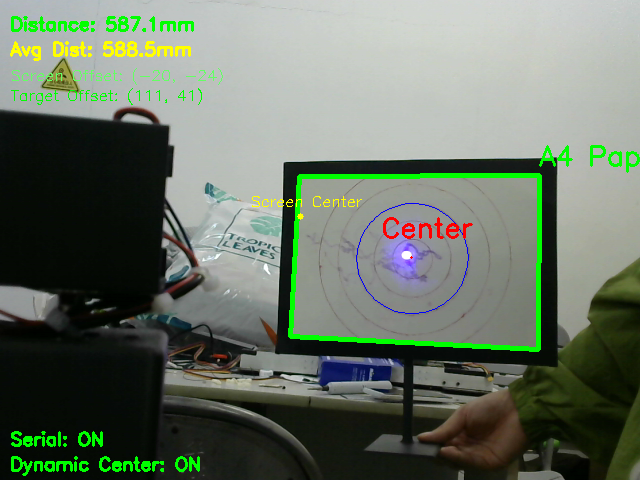
#> input picture Simplified A4 Paper Tracking System_sceenshot_01.08.2025.png, 640 x 480 px; its folder holds only this picture in this run
$ python -i a4_detector.py   (imports and definitions only)
#> lines starting #> are read from the running program, lines starting #| are printed output that depends on the picture; after the words box and inside, x2 and y2 are one past the last pixel; in counts of white or black regions, pixels touching at a corner belong together
### dynamic_config.py
# 动态配置系统 - 支持运行时修改参数

import json
import os
from typing import Dict, Any, Optional

class DynamicConfig:
    """动态配置管理器 - 支持运行时修改和持久化"""

    def __init__(self, config_file: Optional[str] = None):
        self.config_file = config_file or "runtime_config.json"
        self._config = {}
        self._load_default_config()
        self._load_from_file()

    def _load_default_config(self):
        """加载默认配置"""
        self._config = {
            # A4纸的实际尺寸
            "A4_WIDTH_MM": 210.0,
            "A4_HEIGHT_MM": 297.0,

            # 检测参数
            "MEAN_INNER_VAL": 100,
            "MEAN_BORDER_VAL": 80,

            # 摄像头校准参数
            "CAMERA_PARAMS": {
                "focal_length_mm": 2.8,
                "sensor_width_mm": 5.37,
                "sensor_height_mm": 4.04,
                "calibration_factor": 2.0776785714285713
            },

            # 串口配置
            "ENABLE_SERIAL": True,
            "SERIAL_PORT": '/dev/serial/by-id/usb-ATK_ATK-HSWL-CMSIS-DAP_ATK-ABE25C13-if00',
            "SERIAL_BAUDRATE": 115200,

            # HMI串口配置
            "ENABLE_HMI": True,
            "HMI_PORT": '/dev/serial/by-id/usb-Arm_DAPLink_CMSIS-DAP_92B9DE0CD4FB882B9F36658BA81DFF1B-if01',
            "HMI_BAUDRATE": 115200,

            # 显示控制配置
            "ENABLE_DISPLAY": True,

            # 跟踪参数
            "ALIGNMENT_THRESHOLD": 6,
            "TRACK_COUNT_THRESHOLD": 4,

            # 距离计算参数
            "MAX_DISTANCE_HISTORY": 5,
            "MIN_DISTANCE_MM": 500,
            "MAX_DISTANCE_MM": 1500,

            # 圆形绘制参数
            "CIRCLE_RADIUS_CM": 6.0,
            "PHYSICAL_WIDTH_CM": 26.0,
            "PHYSICAL_HEIGHT_CM": 18.0,

            # 图像处理参数
            "CLAHE_CLIP_LIMIT": 2.0,
            "CLAHE_TILE_GRID_SIZE": [8, 8],
            "GAUSSIAN_BLUR_KERNEL": [5, 5],
            "ADAPTIVE_THRESH_BLOCK_SIZE": 11,
            "ADAPTIVE_THRESH_C": 2,
            "CONTOUR_AREA_THRESHOLD": 1000,
            "APPROX_EPSILON_FACTOR": 0.02,

            # 形态学操作参数
            "MORPHOLOGY_KERNEL_SIZE": [10, 10],

            # 屏幕中心偏移校准点
            "CALIBRATION_POINTS": [
                [600, -3, 0],
                [1000, 12, -3],
                [1300, 19, -5]
            ]
        }

    def _load_from_file(self):
        """从文件加载配置"""
        if os.path.exists(self.config_file):
            try:
                with open(self.config_file, 'r', encoding='utf-8') as f:
#> (reads runtime_config.json from the repository)
#> further down, picture is the input picture: shape (480, 640, 3); mean B, G, R 101.1, 115.4, 104.7
                    file_config = json.load(f)
                    self._config.update(file_config)
                print(f"已从 {self.config_file} 加载配置")
            except Exception as e:
                print(f"加载配置文件失败: {e}")

    # [8 lines left out: function save_to_file, not called in this run]

    def get(self, key: str, default=None):
        """获取配置值"""
        return self._config.get(key, default)

    def set(self, key: str, value: Any):
        """设置配置值"""
        self._config[key] = value

    def update(self, config_dict: Dict[str, Any]):
        """批量更新配置"""
        self._config.update(config_dict)

    def get_all(self) -> Dict[str, Any]:
        """获取所有配置"""
        return self._config.copy()

    def reset_to_default(self):
        """重置为默认配置"""
        self._load_default_config()

    # 便捷属性访问
    @property
    def MEAN_INNER_VAL(self):
        return self.get("MEAN_INNER_VAL")

    @MEAN_INNER_VAL.setter
    def MEAN_INNER_VAL(self, value):
        self.set("MEAN_INNER_VAL", value)

    @property
    def MEAN_BORDER_VAL(self):
        return self.get("MEAN_BORDER_VAL")

    @MEAN_BORDER_VAL.setter
    def MEAN_BORDER_VAL(self, value):
        self.set("MEAN_BORDER_VAL", value)

    @property
    def CAMERA_PARAMS(self):
        return self.get("CAMERA_PARAMS")

    @CAMERA_PARAMS.setter
    def CAMERA_PARAMS(self, value):
        self.set("CAMERA_PARAMS", value)

    @property
    def ALIGNMENT_THRESHOLD(self):
        return self.get("ALIGNMENT_THRESHOLD")

    @ALIGNMENT_THRESHOLD.setter
    def ALIGNMENT_THRESHOLD(self, value):
        self.set("ALIGNMENT_THRESHOLD", value)

    @property
    def TRACK_COUNT_THRESHOLD(self):
        return self.get("TRACK_COUNT_THRESHOLD")

    @TRACK_COUNT_THRESHOLD.setter
    def TRACK_COUNT_THRESHOLD(self, value):
        self.set("TRACK_COUNT_THRESHOLD", value)

    @property
    def CALIBRATION_POINTS(self):
        return self.get("CALIBRATION_POINTS")

    @CALIBRATION_POINTS.setter
    def CALIBRATION_POINTS(self, value):
        self.set("CALIBRATION_POINTS", value)

    # 添加更多属性...
    def __getattr__(self, name):
        """动态属性访问"""
        if name in self._config:
            return self._config[name]
        raise AttributeError(f"'{self.__class__.__name__}' object has no attribute '{name}'")

    def __setattr__(self, name, value):
        """动态属性设置"""
        if name.startswith('_') or name in ['config_file']:
            super().__setattr__(name, value)
        else:
            if hasattr(self, '_config'):
                self._config[name] = value
            else:
                super().__setattr__(name, value)

# 全局配置实例
config = DynamicConfig()

# 为了向后兼容，导出所有配置变量
def _update_globals():
    """更新全局变量以保持向后兼容性"""
    globals().update(config.get_all())

_update_globals()

# 提供更新全局变量的函数
def refresh_globals():
    """刷新全局变量（在配置更改后调用）"""
    _update_globals()

### a4_detector.py
import cv2
import numpy as np
import time
from dynamic_config import config

# [10 lines left out: function order_points, not called in this run]

class A4PaperDetector:
    """A4纸检测器"""

    def __init__(self):
        self.last_dx = 100
        self.last_dy = 100
        self.is_tracking = False
        self.track_cnt = 0

    def detect_a4_paper(self, frame):
        """检测A4纸轮廓"""
        gray = cv2.cvtColor(frame, cv2.COLOR_BGR2GRAY)
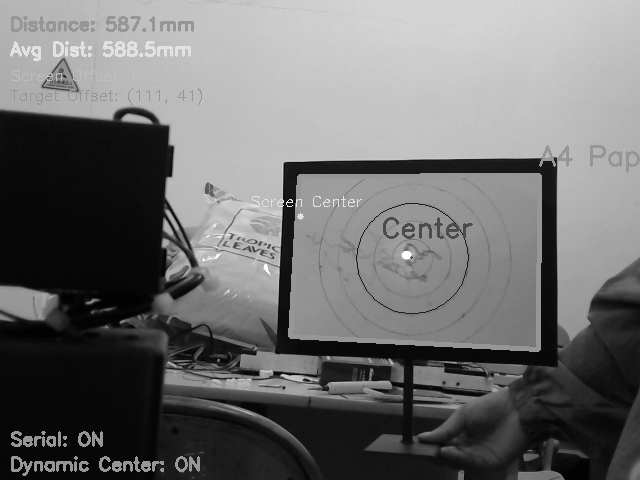
#> gray: shape (480, 640); min 1, max 255, mean 110.6

        # 自适应直方图均衡化
        clahe = cv2.createCLAHE(clipLimit=config.CLAHE_CLIP_LIMIT, tileGridSize=config.CLAHE_TILE_GRID_SIZE)
        gray = clahe.apply(gray)
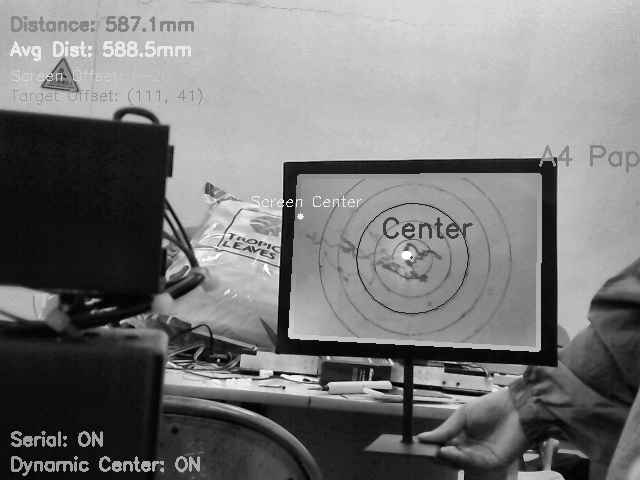
#> gray: shape (480, 640); min 1, max 255, mean 120

        # 高斯模糊
        blurred = cv2.GaussianBlur(gray, config.GAUSSIAN_BLUR_KERNEL, 0)

        # 自适应阈值
        thresh = cv2.adaptiveThreshold(blurred, 255, cv2.ADAPTIVE_THRESH_GAUSSIAN_C,
                                       cv2.THRESH_BINARY_INV, config.ADAPTIVE_THRESH_BLOCK_SIZE, config.ADAPTIVE_THRESH_C)
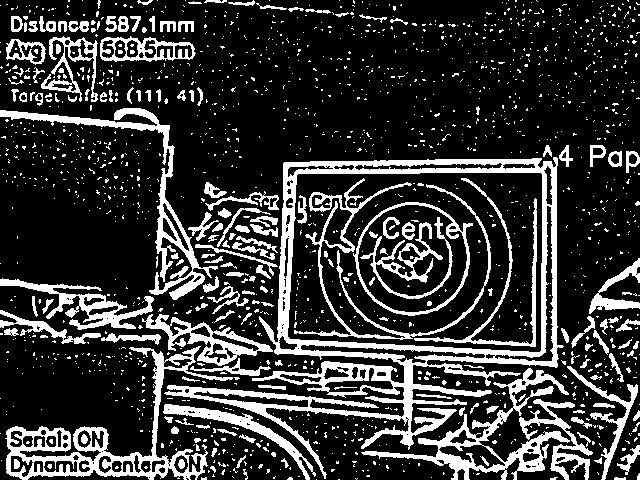
#> thresh: shape (480, 640); 21.1% white; 1693 white regions (1521 under 20 px)

        # 查找轮廓
        contours, _ = cv2.findContours(thresh, cv2.RETR_LIST, cv2.CHAIN_APPROX_SIMPLE)
#> contours = 1886 contours, 1667 with area under 20; largest, box (x1, y1, x2, y2) and area: (164, 157, 564, 479) 62583, (287, 172, 543, 353) 43266, (353, 202, 473, 316) 10068, (357, 204, 468, 313) 9166, (5, 346, 233, 480) 7042
        contours = sorted(contours, key=cv2.contourArea, reverse=True)[:10]
#> contours = 10 contours; largest, box (x1, y1, x2, y2) and area: (164, 157, 564, 479) 62583, (287, 172, 543, 353) 43266, (353, 202, 473, 316) 10068, (357, 204, 468, 313) 9166, (5, 346, 233, 480) 7042

        detected_rect = None

        for contour in contours:
            peri = cv2.arcLength(contour, True)
            approx = cv2.approxPolyDP(contour, config.APPROX_EPSILON_FACTOR * peri, True)

            if len(approx) == 4:
                if cv2.contourArea(approx) < config.CONTOUR_AREA_THRESHOLD:
                    continue

                if not cv2.isContourConvex(approx):
                    continue

                if self._validate_a4_paper(gray, approx):
                    detected_rect = approx
                    break
#> this loop made 2 passes
#> (peri, mean_inner_val in _validate_a4_paper, mean_border_val in _validate_a4_paper, detected_rect) on pass 2: (851.5, 144.3, 30.42, [[296, 175], [540, 172], [541, 350], [290, 339]])
#> peri on pass 1: 3621.3
#> pass 2, in _validate_a4_paper, `inner_mask = cv2.erode(mask, kernel, iterations=1)`:
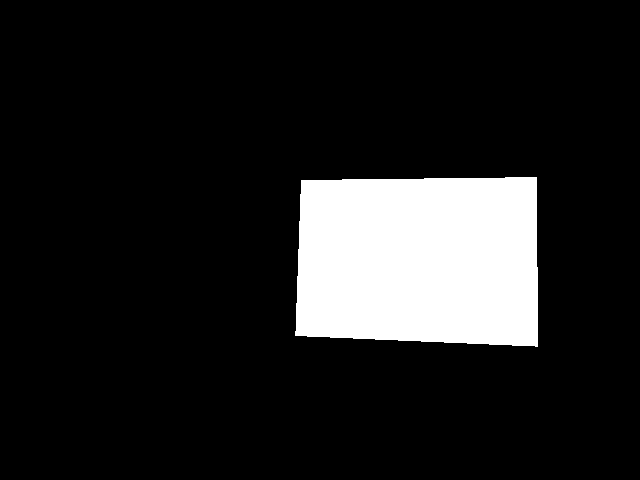
#> inner_mask: shape (480, 640); 12.7% white; 1 white region, box (x1, y1, x2, y2) and area: (295, 177, 538, 347) 38954
#> pass 2, in _validate_a4_paper, `outer_mask = cv2.dilate(mask, kernel, iterations=1)`:
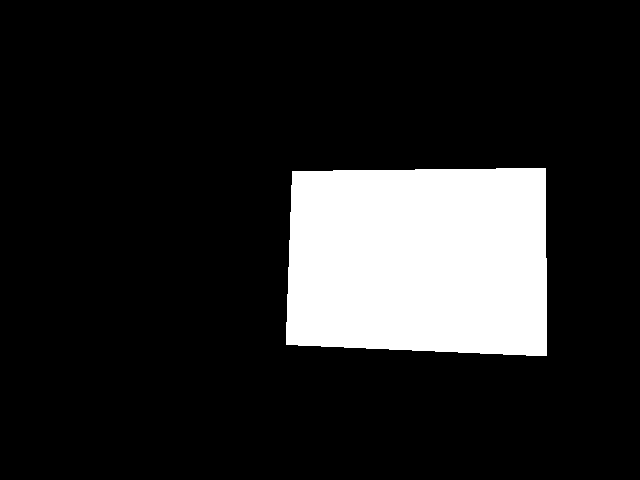
#> outer_mask: shape (480, 640); 15.2% white; 1 white region, box (x1, y1, x2, y2) and area: (286, 168, 547, 356) 46712
#> pass 2, in _validate_a4_paper, `border_mask = cv2.subtract(outer_mask, mask)`:
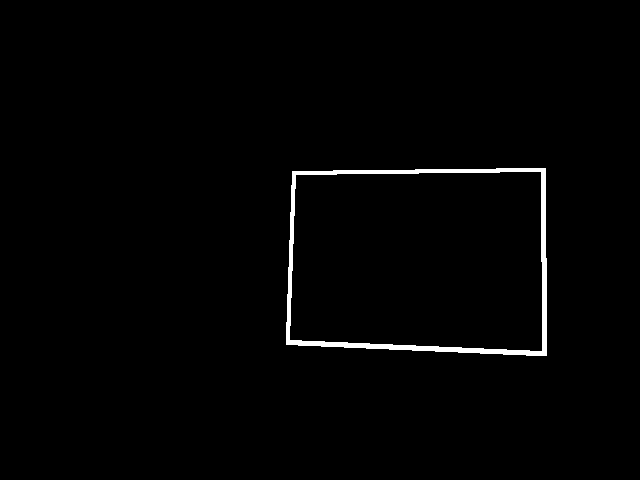
#> border_mask: shape (480, 640); 1.3% white; 1 white region, box (x1, y1, x2, y2) and area: (286, 168, 547, 356) 3960

        return detected_rect

    def _validate_a4_paper(self, gray, approx):
        """验证是否为A4纸（白纸黑边）"""
        # 创建掩膜
        mask = np.zeros(gray.shape, dtype=np.uint8)
        cv2.drawContours(mask, [approx], -1, (255), -1)

        # 内部区域（白纸部分）
        kernel = np.ones(config.MORPHOLOGY_KERNEL_SIZE, np.uint8)
        inner_mask = cv2.erode(mask, kernel, iterations=1)
        mean_inner_val = cv2.mean(gray, mask=inner_mask)[0]

        # 边框区域（黑边部分）
        outer_mask = cv2.dilate(mask, kernel, iterations=1)
        border_mask = cv2.subtract(outer_mask, mask)
        mean_border_val = cv2.mean(gray, mask=border_mask)[0]

        return mean_inner_val > config.MEAN_INNER_VAL and mean_border_val < config.MEAN_BORDER_VAL

    # [253 lines left out: functions calculate_perspective_corrected_dimensions, create_warped_image, draw_circle_on_warped, calculate_offset_and_check_alignment, not called in this run]

>>> import cv2
>>> picture = cv2.imread('Simplified A4 Paper Tracking System_sceenshot_01.08.2025.png')
>>> result = A4PaperDetector().detect_a4_paper(picture)
#> result = [[296, 175], [540, 172], [541, 350], [290, 339]]
